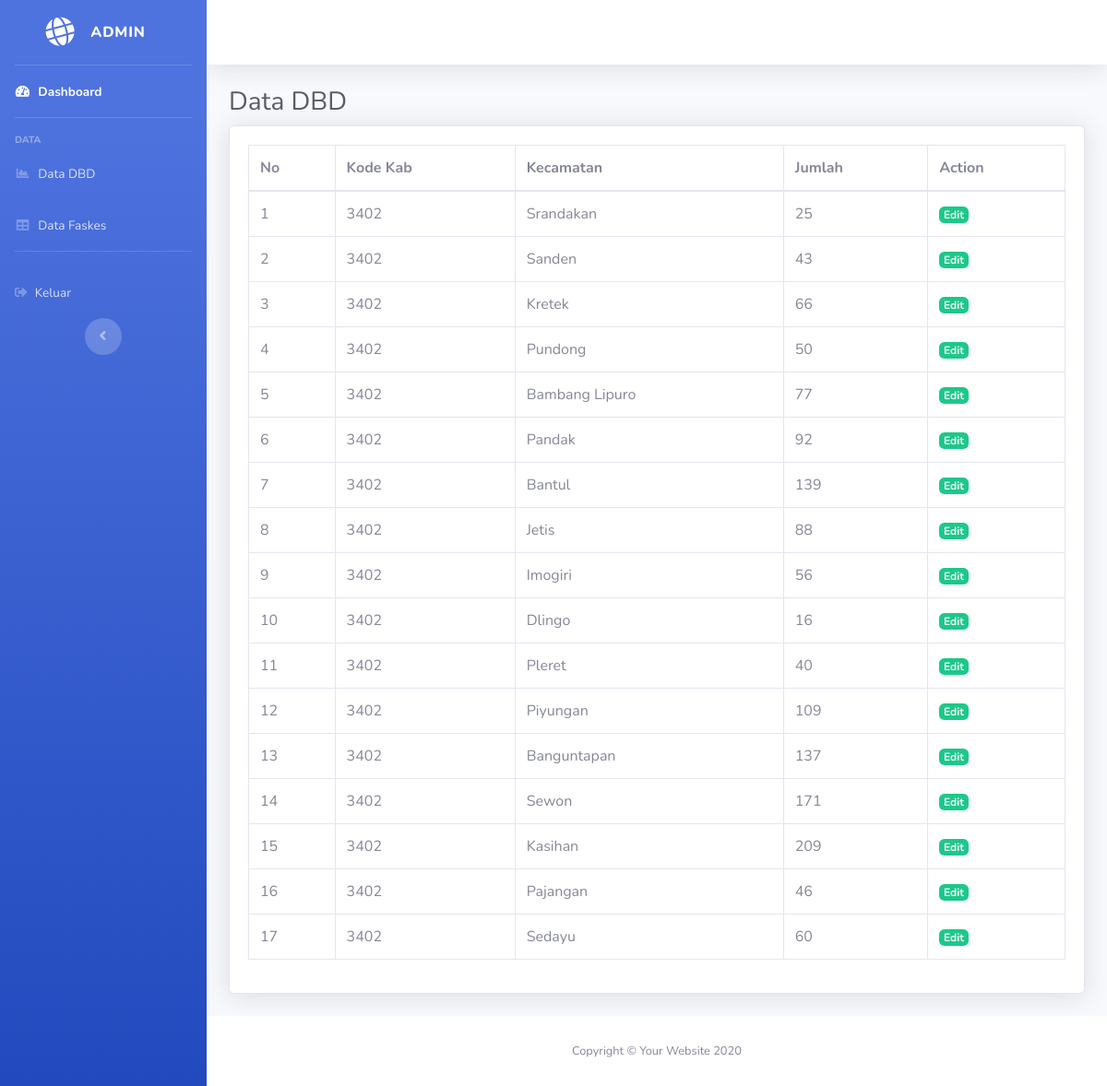
Screenshot of /index.php/admin/data_dbd with the database file from the repository.
### tables this page shows
CREATE TABLE `data_dbd` (
  `id_kec` int(11) NOT NULL,
  `kecamatan` varchar(150) NOT NULL,
  `kode_kab` int(11) NOT NULL,
  `jumlah` int(11) NOT NULL
);

### application/controllers/Admin.php (called while the page is built, shortened)
<?php
class Admin extends CI_Controller
{
  public function data_dbd()
  {
    $data['head'] = 'Data DBD';
    $data['user'] = $this->db->get_where('user', ['email' => $this->session->userdata('email')])->row_array();
    $data['data_dbd'] = $this->db->get('data_dbd')->result_array();
    $this->load->view('templates/headerad', $data);
    $this->load->view('templates/sidebarad', $data);
    $this->load->view('templates/topbarad', $data);
    $this->load->view('admin/dbd', $data);
    $this->load->view('templates/footerad');
  }
}

### index.php (called while the page is built, shortened)
<?php
require_once BASEPATH.'core/CodeIgniter.php';

### application/views/admin/dbd.php (the view)
<div class="container-fluid">
  <h1 class="h3 mb-2 text-gray-800"><?= $head; ?></h1>
  <div class="card shadow mb-4">
    <div class="card-body">
      <div class="table-responsive">
        <table class="table table-bordered" id="dataTable" width="100%" cellspacing="0">
          <tr>
            <th scope="col">No</th>
            <th scope="col">Kode Kab</th>
            <th scope="col">Kecamatan</th>
            <th scope="col">Jumlah</th>
            <th scope="col">Action</th>
          </tr>
          <tbody>
            <?php
            $i = 1;
            foreach ($data_dbd as $row) :
            ?>
              <tr>
                <td><?= $i; ?></td>
                <td><?= $row["kode_kab"]; ?></td>
                <td><?= $row["kecamatan"]; ?></td>
                <td><?= $row["jumlah"]; ?></td>
                <td>
                  <a href="<?= base_url(); ?>admin/edit_dbd/<?= $row['id_kec']; ?>" class="badge badge-success"> Edit</a>
                </td>
              </tr>
              <?php $i++; ?>
            <?php endforeach; ?>
          </tbody>
        </table>
      </div>
    </div>
  </div>
</div>

### application/views/templates/headerad.php (shortened to what this page needs)
<!DOCTYPE html>
<html lang="en">
<head>
  <link href="<?= base_url() ?>assets/sb-admin/vendor/fontawesome-free/css/all.min.css" rel="stylesheet" type="text/css">
  <link href="<?= base_url() ?>assets/sb-admin/css/sb-admin-2.min.css" rel="stylesheet">
</head>
<body id="page-top">

### application/views/templates/sidebarad.php
<div id="wrapper">
  <ul class="navbar-nav bg-gradient-primary sidebar sidebar-dark accordion" id="accordionSidebar">
    <a class="sidebar-brand d-flex align-items-center justify-content-center" href="index.html">
      <div class="sidebar-brand-icon rotate-n-15">
        <i class="fas fa-globe"></i>
      </div>
      <div class="sidebar-brand-text mx-3">Admin</div>
    </a>
    <hr class="sidebar-divider my-0">
    <li class="nav-item active">
      <a class="nav-link" href="<?= base_url('admin') ?>">
        <i class="fas fa-fw fa-tachometer-alt"></i>
        <span>Dashboard</span></a>
    </li>
    <hr class="sidebar-divider">
    <div class="sidebar-heading">
      Data
    </div>
    <li class="nav-item">
      <a class="nav-link" href="<?= base_url('admin/data_dbd') ?>">
        <i class="fas fa-fw fa-chart-area"></i>
        <span>Data DBD</span></a>
    </li>
    <li class="nav-item">
      <a class="nav-link" href="<?= base_url('admin/data_faskes') ?>">
        <i class="fas fa-fw fa-table"></i>
        <span>Data Faskes</span></a>
    </li>
    <hr class="sidebar-divider d-none d-md-block">
    <li class="nav-item">
      <a class="nav-link" href="<?= base_url('auth/logout') ?>">
        <i class="fas fa-sign-out-alt"></i>
        <span>Keluar</span></a>
    </li>
    <div class="text-center d-none d-md-inline">
      <button class="rounded-circle border-0" id="sidebarToggle"></button>
    </div>
  </ul>

### application/views/templates/topbarad.php (shortened to what this page needs)
<div id="content-wrapper" class="d-flex flex-column">
  <div id="content">
    <nav class="navbar navbar-expand navbar-light bg-white topbar mb-4 static-top shadow">
      <ul class="navbar-nav ml-auto">
        <li class="nav-item dropdown no-arrow">
          <a class="nav-link dropdown-toggle" href="#" id="userDropdown" role="button" data-toggle="dropdown" aria-haspopup="true" aria-expanded="false">
          </a>
        </li>
      </ul>
    </nav>

### application/views/templates/footerad.php (shortened to what this page needs)
<footer class="sticky-footer bg-white">
  <div class="container my-auto">
    <div class="copyright text-center my-auto">
      <span>Copyright &copy; Your Website 2020</span>
    </div>
  </div>
</footer>
</div>
</div>
</body>
</html>

### rows the page displays
data_dbd: kode_kab "3402", kecamatan "Srandakan", jumlah "25"
data_dbd: kode_kab "3402", kecamatan "Sanden", jumlah "43"
data_dbd: kode_kab "3402", kecamatan "Kretek", jumlah "66"
data_dbd: kode_kab "3402", kecamatan "Pundong", jumlah "50"
data_dbd: kode_kab "3402", kecamatan "Bambang Lipuro", jumlah "77"
data_dbd: kode_kab "3402", kecamatan "Pandak", jumlah "92"
data_dbd: kode_kab "3402", kecamatan "Bantul", jumlah "139"
data_dbd: kode_kab "3402", kecamatan "Jetis", jumlah "88"
data_dbd: kode_kab "3402", kecamatan "Imogiri", jumlah "56"
data_dbd: kode_kab "3402", kecamatan "Dlingo", jumlah "16"
data_dbd: kode_kab "3402", kecamatan "Pleret", jumlah "40"
data_dbd: kode_kab "3402", kecamatan "Piyungan", jumlah "109"
data_dbd: kode_kab "3402", kecamatan "Banguntapan", jumlah "137"
data_dbd: kode_kab "3402", kecamatan "Sewon", jumlah "171"
data_dbd: kode_kab "3402", kecamatan "Kasihan", jumlah "209"
data_dbd: kode_kab "3402", kecamatan "Pajangan", jumlah "46"
data_dbd: kode_kab "3402", kecamatan "Sedayu", jumlah "60"

### other values shown
$head "Data DBD"
